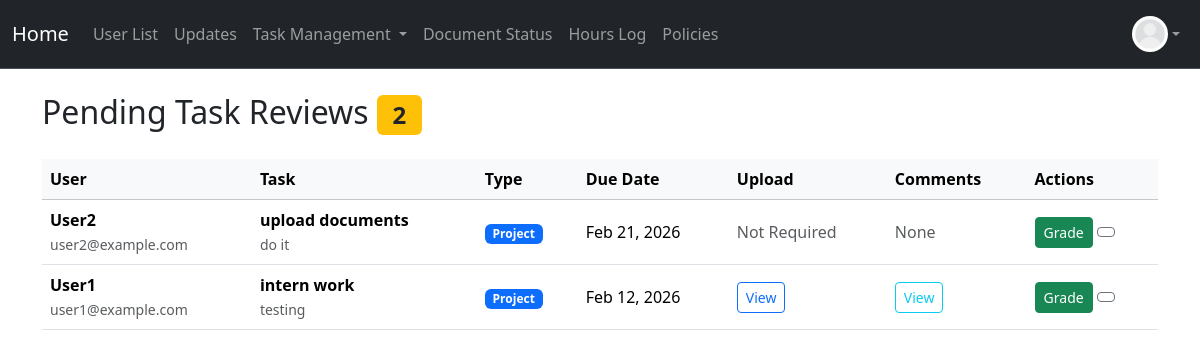
The app's page /pending/tasks (signed in), older data.
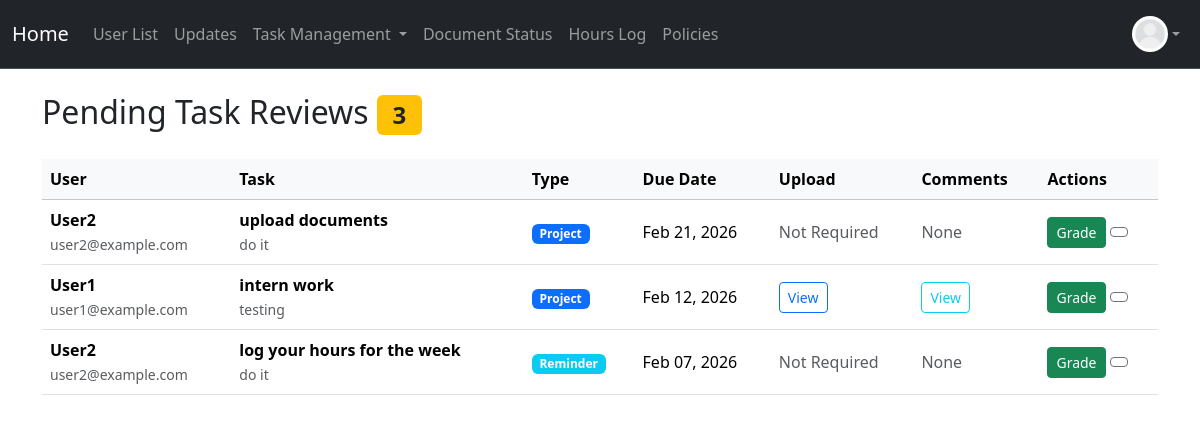
The same page, newer data.
### project/models.py (models this page shows, shortened)
class User(db.Model, UserMixin):
    __tablename__ = 'users'
    id: Mapped[int] = mapped_column(primary_key=True)
    name: Mapped[str] = mapped_column()
    email: Mapped[str] = mapped_column(unique=True)
    address: Mapped[str] = mapped_column(default="None Provided")
    password_hash: Mapped[str] = mapped_column(db.String(128))
    date_created: Mapped[datetime] = mapped_column(DateTime, server_default=func.now())
    total_hours: Mapped[float] = mapped_column(default=0.0)
    picture: Mapped[str] = mapped_column(default="default.jpeg")
    role: Mapped[str] = mapped_column(default="user")  # "user", "volunteer", " intern", "board"
    hours: Mapped[List["Hours"]] = relationship("Hours", back_populates="user", cascade="all, delete-orphan")
    documents: Mapped[List["Document"]] = relationship("Document", back_populates="user", cascade="all, delete-orphan")
    task_assignments: Mapped[List["TaskAssignment"]] = relationship(
        "TaskAssignment",
        back_populates="user",
        cascade="all, delete-orphan"
    )

class Task(db.Model):
    __tablename__ = 'tasks'
    id = db.Column(db.Integer, primary_key=True)
    title = db.Column(db.String(200), nullable=False)
    description = db.Column(db.Text, nullable=False)
    classification = db.Column(db.String(50), nullable=False)  # 'project' or 'reminder'
    assigned_role = db.Column(db.String(50), nullable=False)   # 'intern', 'volunteer', 'board', 'specific'
    created_by = db.Column(db.Integer, db.ForeignKey('users.id'), nullable=False)
    created_at = db.Column(db.DateTime, default=datetime.utcnow)
    is_recurring = db.Column(db.Boolean, default=False)  # Whether this is a recurring reminder
    recurrence_frequency = db.Column(db.String(50), nullable=True)  # 'daily', 'weekly', 'biweekly', 'monthly'
    recurrence_end_date = db.Column(db.Date, nullable=True)  # When to stop creating new assignments
    skip_review = db.Column(db.Boolean, default=False)  # If True, reminder goes straight to 'graded' when completed
    created_by_user = db.relationship('User', foreign_keys=[created_by], backref='created_tasks', lazy=True)
    assignments: Mapped[List["TaskAssignment"]] = relationship(
        "TaskAssignment",
        back_populates="task",
        cascade="all, delete-orphan"
    )

class TaskAssignment(db.Model):
    __tablename__ = 'task_assignments'
    id: Mapped[int] = mapped_column(primary_key=True)
    task_id: Mapped[int] = mapped_column(db.ForeignKey('tasks.id'), name="fk_taskassign_task_id")
    user_id: Mapped[int] = mapped_column(db.ForeignKey('users.id'), name="fk_taskassign_user_id")
    due_date: Mapped[datetime] = mapped_column(DateTime, nullable=False)
    status: Mapped[str] = mapped_column(default="pending")
    upload: Mapped[bool] = mapped_column(default=False)
    filename: Mapped[str] = mapped_column(nullable=True)
    score: Mapped[float] = mapped_column(nullable=True)
    comments: Mapped[str] = mapped_column(default="")
    task: Mapped["Task"] = relationship("Task", back_populates="assignments")
    user: Mapped["User"] = relationship("User", back_populates="task_assignments")

### app.py (the view)
@app.route('/pending/tasks', methods=['GET'])
@login_required
@permission_required('board')
def pending_tasks():
    pending_assignments = TaskAssignment.query.filter_by(status="done").all()
    return render_template('pending_tasks.html', assignments=pending_assignments)

### app.py (called while the page is built)
@app.context_processor
def inject_now():
    return {
        'now': datetime.now,
        'today': date.today
    }

### project/models.py (called while the page is built)
@login_manager.user_loader
def load_user(user_id):
    return User.query.get(user_id)

### project/templates/pending_tasks.html (shortened to what the changed rows need)
{% extends "base.html" %}
{% block content %}
<div class="container mt-4">
    <div class="row">
        <div class="col-12">
            <h2 class="mb-4">
                 Pending Task Reviews
                <span class="badge bg-warning text-dark">{{ assignments|length }}</span>
            </h2>
            {% if assignments %}
                <div class="table-responsive">
                    <table class="table table-hover">
                        <thead class="table-light">
                            <tr>
                                <th>User</th>
                                <th>Task</th>
                                <th>Type</th>
                                <th>Due Date</th>
                                <th>Upload</th>
                                <th>Comments</th>
                                <th>Actions</th>
                            </tr>
                        </thead>
                        <tbody>
                            {% for assignment in assignments %}
                                {% set task = assignment.task %}
                                {% set user = assignment.user %}
                                <tr>
                                    <td>
                                        <strong>{{ user.name }}</strong><br>
                                        <small class="text-muted">{{ user.email }}</small>
                                    </td>
                                    <td>
                                        <strong>{{ task.title }}</strong><br>
                                        <small class="text-muted">{{ task.description[:50] }}{% if task.description|length > 50 %}...{% endif %}</small>
                                    </td>
                                    <td>
                                        <span class="badge {% if task.classification == 'project' %}bg-primary{% else %}bg-info{% endif %}">
                                            {{ task.classification|title }}
                                        </span>
                                    </td>
                                    <td>
                                        {{ assignment.due_date.strftime('%b %d, %Y') }}
                                    </td>
                                    <td>
                                        {% if assignment.upload %}
                                            {% if assignment.filename %}
                                                <a href="{{ url_for('static', filename='uploads/' + assignment.filename) }}"
                                                   class="btn btn-sm btn-outline-primary" target="_blank">
                                                     View
                                                </a>
                                            {% else %}
                                                <span class="text-warning">
                                                    <i class="fas fa-exclamation-triangle"></i> Missing
                                                </span>
                                            {% endif %}
                                        {% else %}
                                            <span class="text-muted">Not Required</span>
                                        {% endif %}
                                    </td>
                                    <td>
                                        {% if assignment.comments %}
                                            <button type="button" class="btn btn-sm btn-outline-info"
                                                    data-bs-toggle="modal"
                                                    data-bs-target="#commentsModal{{ assignment.id }}">
                                                 View
                                            </button>
                                        {% else %}
                                            <span class="text-muted">None</span>
                                        {% endif %}
                                    </td>
                                    <td>
                                        <button type="button" class="btn btn-sm btn-success"
                                                data-bs-toggle="modal"
                                                data-bs-target="#gradeModal{{ assignment.id }}"
                                                title="Grade Task">
                                             Grade
                                        </button>
                                        <a href="{{ url_for('view_task', assignment_id=assignment.id) }}"
                                           class="btn btn-sm btn-outline-secondary" title="View Details">
                                        </a>
                                    </td>
                                </tr>
                            {% endfor %}
                        </tbody>
                    </table>
                </div>
            {% else %}
                <div class="alert alert-info">
                    <i class="fas fa-info-circle"></i> No tasks pending review at this time.
                </div>
            {% endif %}
        </div>
    </div>
</div>
{% endblock %}

Row changes from the older to the newer data that the page shows:
added TaskAssignment: {{ user.name }} "User2", {{ user.email }} "user2@example.com", due_date "Feb 07, 2026", upload "Not Required", comments "None"
added Task: title "log your hours for the week", description "do it", classification "Reminder"
Text that changed along with them:
{{ assignments|length }}: "2" → "3"
